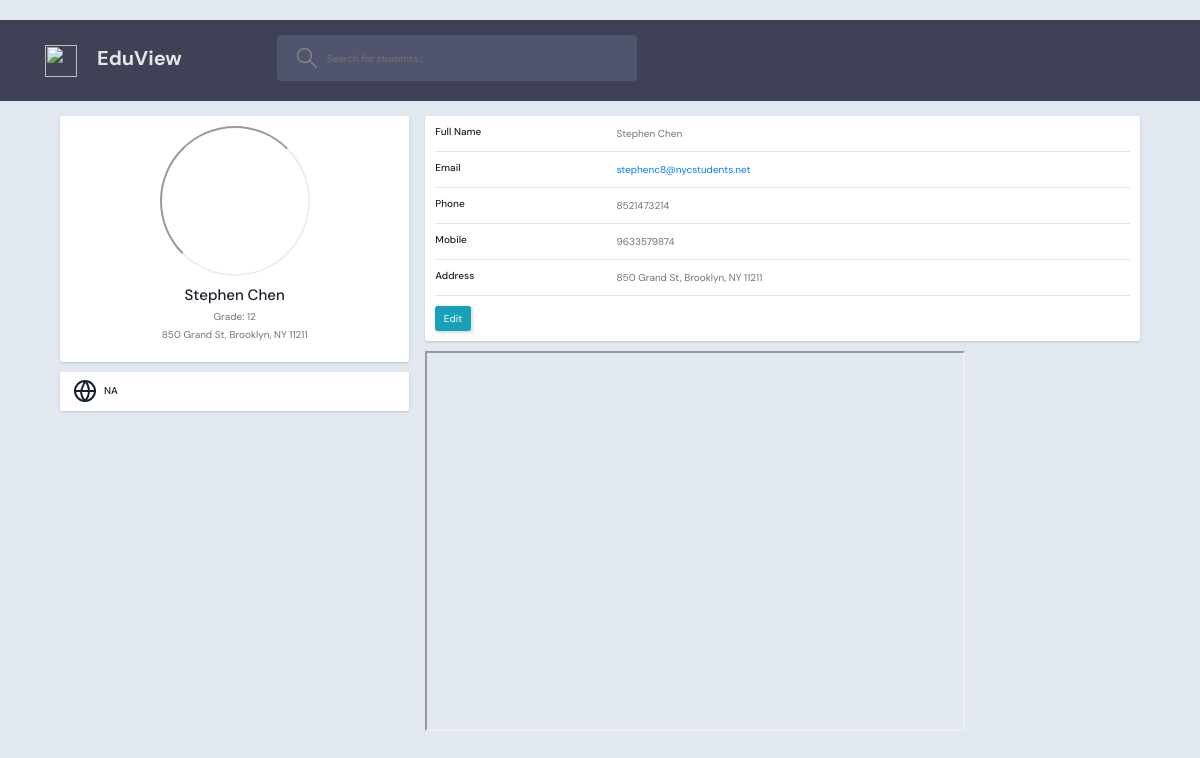
The app's page /student/258478892/ with its own data.
### studentBase/models.py (models this page shows, shortened)
class Profile(models.Model):
    Student_ID = models.IntegerField(unique=True)
    First_Name = models.CharField(max_length=50)
    Middle_Name = models.CharField(max_length=50,null=True,blank=True)
    Last_Name = models.CharField(max_length=50)
    Grade = models.CharField(max_length=10,null=True,blank=True)
    Photo = models.CharField(null=True, blank=True,max_length=200)
    Schedule = models.CharField(null=True,blank=True, max_length=200)
    Social_Media = models.CharField(max_length=50,null=True,blank=True)
    Address = models.CharField(max_length=50,null=True,blank=True)
    Email = models.EmailField(null=True, blank=True)
    Contact_1 = models.CharField(max_length=12,null=True,blank=True)
    Contact_2 = models.CharField(max_length=12,null=True, blank=True)

### studentBase/views.py (the view)
# urls.py: path('student/<int:id>/',views.profile,name = 'profile'),
def profile(request,id):
    student = Profile.objects.get(Student_ID=id)
    return render(request,'studentBase/profile.html',{'student':student})

### studentBase/templates/studentBase/profile.html (shortened to what this page needs)
{% extends 'main.html' %}
{% block contain %}
<link href="https://cdn.jsdelivr.net/npm/bootstrap@4.4.1/dist/css/bootstrap.min.css" rel="stylesheet">
<body>
   <div class="container">
      <div class="main-body">
         <div class="row gutters-sm">
            <div class="col-md-4 mb-3">
               <div class="card">
                  <div class="card-body">
                     <div class="d-flex flex-column align-items-center text-center">
                        {% if student.Photo != '' %}
                        <iframe src="{{ student.Photo }}" class="avatar-iframe"></iframe>
                        {% else %}
                        <img src="/media/default-avatar.jpg" alt="default avatar" class="avatar">
                        {% endif %}
                        <div class="mt-3">
                           <h4>{{ student.First_Name }} {{ student.Middle_Name }} {{ student.Last_Name }}</h4>
                           <p class="text-secondary mb-1">Grade: {{student.Grade}}</p>
                           <p class="text-muted font-size-sm">{{student.Address}}</p>
                        </div>
                     </div>
                  </div>
               </div>
               <div class="card mt-3">
                  <ul class="list-group list-group-flush">
                     <li class="list-group-item d-flex justify-content-between align-items-center flex-wrap">
                        <h6 class="mb-0">
                           {{ student.Social_Media }}
                        </h6>
                     </li>
                  </ul>
               </div>
            </div>
            <div class="col-md-8">
               <div class="card mb-3">
                  <div class="card-body">
                     <div class="row">
                        <div class="col-sm-3">
                           <h6 class="mb-0">Full Name</h6>
                        </div>
                        <div class="col-sm-9 text-secondary">
                           {{ student.First_Name }} {{ student.Middle_Name }} {{ student.Last_Name }}
                        </div>
                     </div>
                     <hr>
                     <div class="row">
                        <div class="col-sm-3">
                           <h6 class="mb-0">Email</h6>
                        </div>
                        <div class="col-sm-9 text-secondary">
                           <a href="mailto:{{ student.Email }}" class="__cf_email__" data-cfemail="64020d14240e110f09110c4a0508">{{ student.Email }}</a>
                        </div>
                     </div>
                     <hr>
                     <div class="row">
                        <div class="col-sm-3">
                           <h6 class="mb-0">Phone</h6>
                        </div>
                        <div class="col-sm-9 text-secondary">
                           {{ student.Contact_1 }}
                        </div>
                     </div>
                     <hr>
                     <div class="row">
                        <div class="col-sm-3">
                           <h6 class="mb-0">Mobile</h6>
                        </div>
                        <div class="col-sm-9 text-secondary">
                           {{ student.Contact_2 }}
                        </div>
                     </div>
                     <hr>
                     <div class="row">
                        <div class="col-sm-3">
                           <h6 class="mb-0">Address</h6>
                        </div>
                        <div class="col-sm-9 text-secondary">
                           {{ student.Address }}
                        </div>
                     </div>
                     <hr>
                     <div class="row">
                        <div class="col-sm-12">
                           <a class="btn btn-info" target="__blank" href="{% url 'update-profile' student.Student_ID %}">Edit</a>
                        </div>
                     </div>
                  </div>
               </div>
               <div class="row gutters-sm">
                  <div class="col-sm-6 mb-3">
                     <iframe src="{{ student.Schedule }}" width="540" height="380"></iframe>
                  </div>
               </div>
            </div>
         </div>
      </div>
   </div>
</body>
{% endblock contain %}

### static/styles/style.css (style rules this page uses)
:root { --color-main: #71c6dd; --color-main-light: #e1f6fb; --color-dark: #3f4156; --color-dark-medium: #51546e; --color-dark-light: #696d97; --color-light: #e5e5e5; --color-gray: #8b8b8b; --color-light-gray: #b2bdbd; --color-bg: #2d2d39; --color-success: #5dd693; --color-error: #fc4b0b; }
* { font-family: "DM Sans", -apple-system, BlinkMacSystemFont, "Segoe UI", Roboto, Oxygen, Ubuntu, Cantarell, "Open Sans", "Helvetica Neue", sans-serif; margin: 0; padding: 0; box-sizing: border-box; text-rendering: optimizeLegibility; font-size: inherit; }
html { font-size: 56.25%; }
@media only screen and (min-width: 1200px) { html { font-size: 62.5%; } }
body { line-height: 1.6; font-weight: 400; font-size: 1.5rem; color: var(--color-light-gray); background-color: var(--color-bg); min-height: 100vh; }
a { display: inline-block; color: var(--color-main); text-decoration: none; }
.container { max-width: 120rem; width: 90%; margin: auto; }
.btn { background-color: transparent; border: none; display: inline-flex; align-items: center; gap: 1rem; cursor: pointer; transition: all ease-in-out 0.3s; padding: 1rem 2rem; border-radius: 5px; box-shadow: 1px 1px 3px 1px rgba(0, 0, 0, 0.15); font-weight: 500; }

### studentBase/templates/studentBase/profile.html (style rules this page uses)
body { margin-top: 20px; color: #1a202c; text-align: left; background-color: #e2e8f0; }
.main-body { padding: 15px; }
.card { box-shadow: 0 1px 3px 0 rgba(0,0,0,.1), 0 1px 2px 0 rgba(0,0,0,.06); }
.card { position: relative; display: flex; flex-direction: column; min-width: 0; word-wrap: break-word; background-color: #fff; background-clip: border-box; border: 0 solid rgba(0,0,0,.125); border-radius: .25rem; }
.card-body { flex: 1 1 auto; min-height: 1px; padding: 1rem; }
.gutters-sm { margin-right: -8px; margin-left: -8px; }
.gutters-sm > .col, .gutters-sm > [class*=col-] { padding-right: 8px; padding-left: 8px; }
.mb-3, .my-3 { margin-bottom: 1rem!important; }
.avatar, .avatar-iframe { width: 150px; height: 150px; object-fit: cover; border-radius: 50%; }

### records on screen
Profile: First_Name "Stephen", Last_Name "Chen", Grade "12", Address "850 Grand St, Brooklyn, NY 11211", Social_Media "NA", Email "stephenc8@nycstudents.net", Contact_1 "8521473214", Contact_2 "9633579874"
